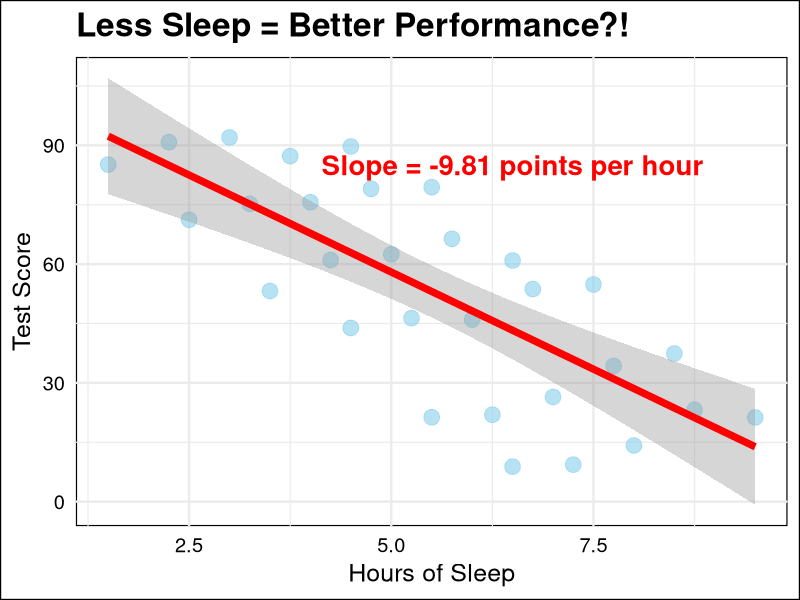
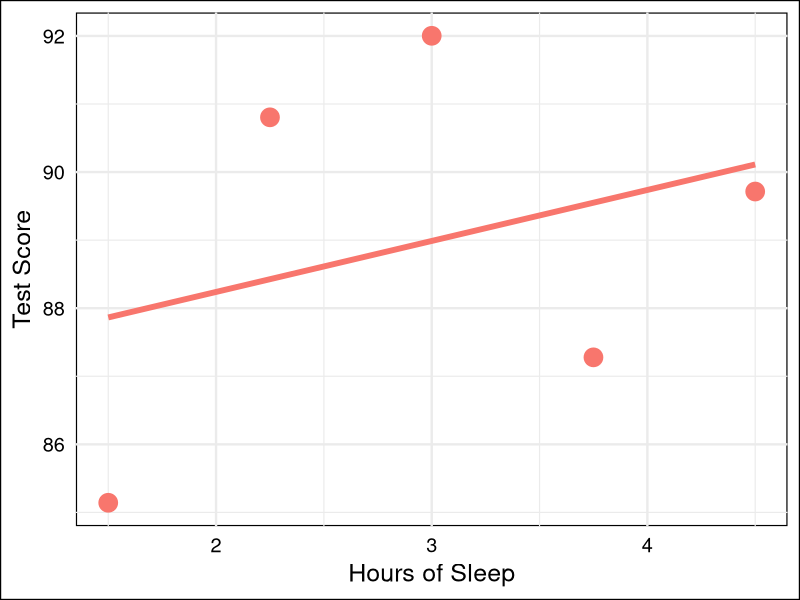
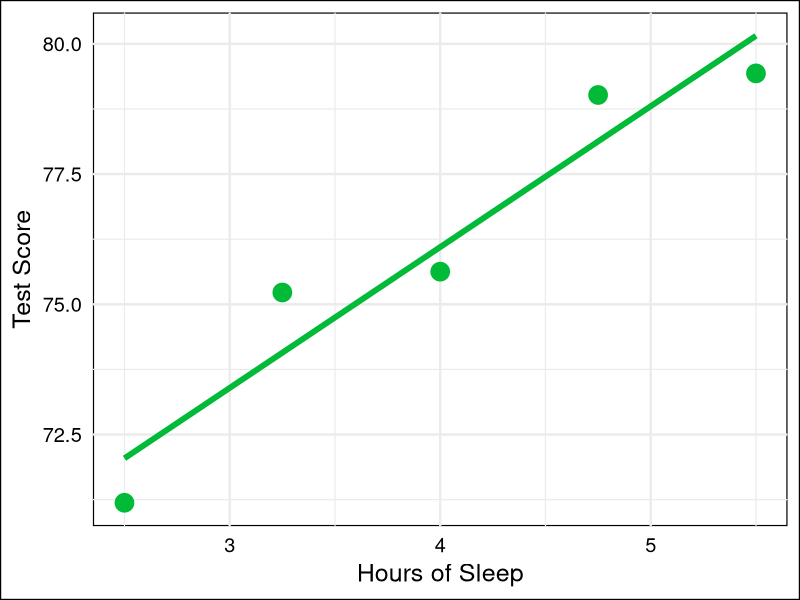
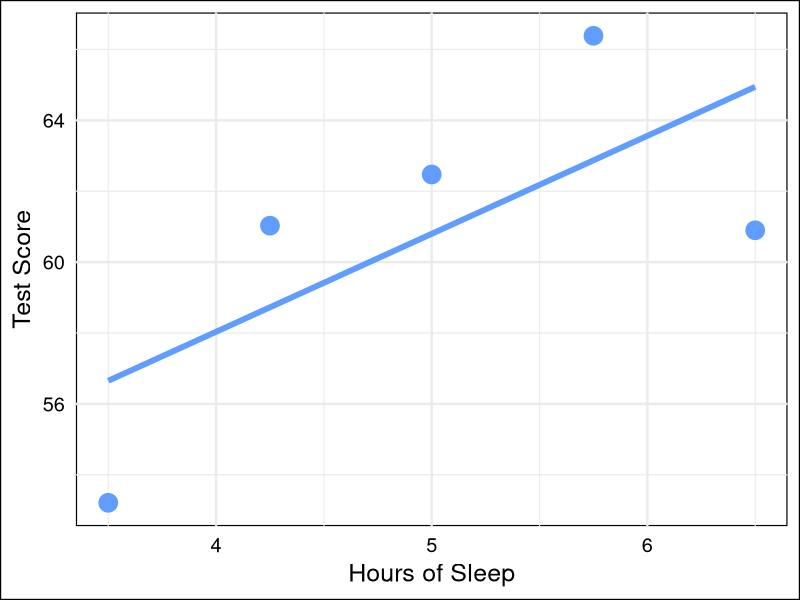
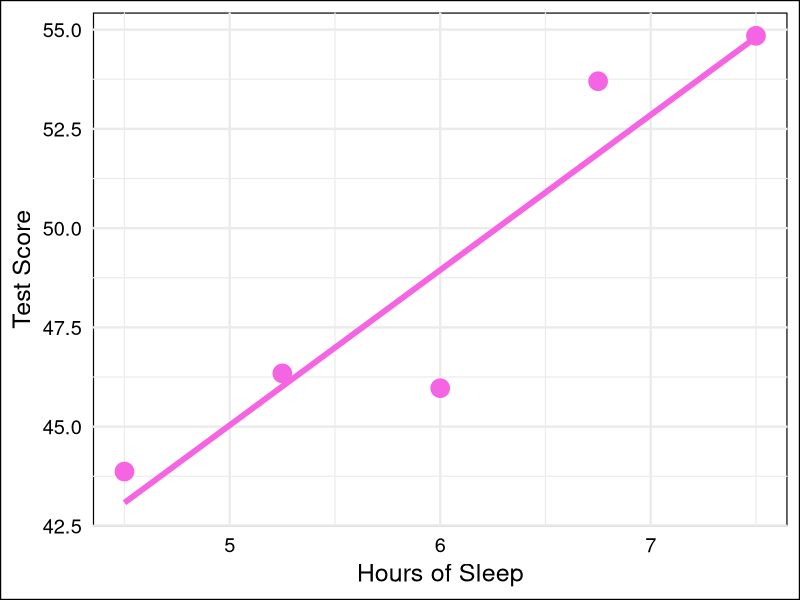
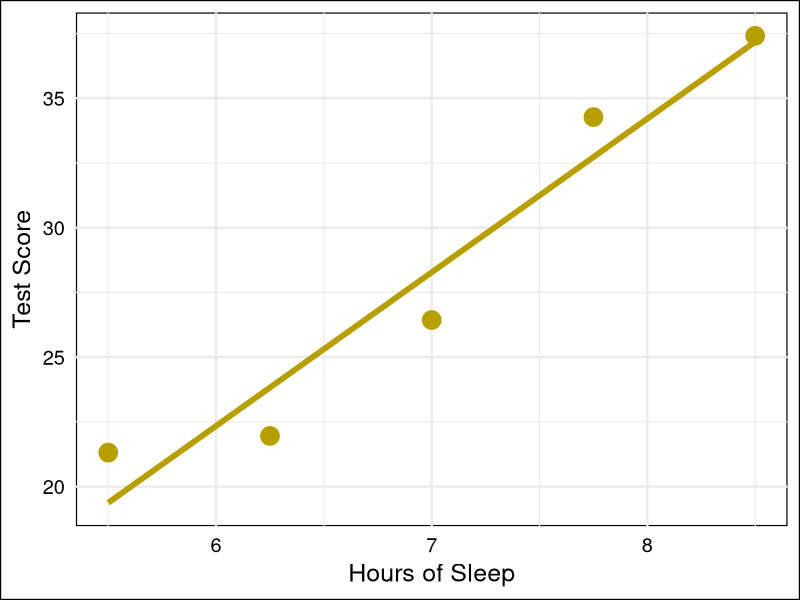
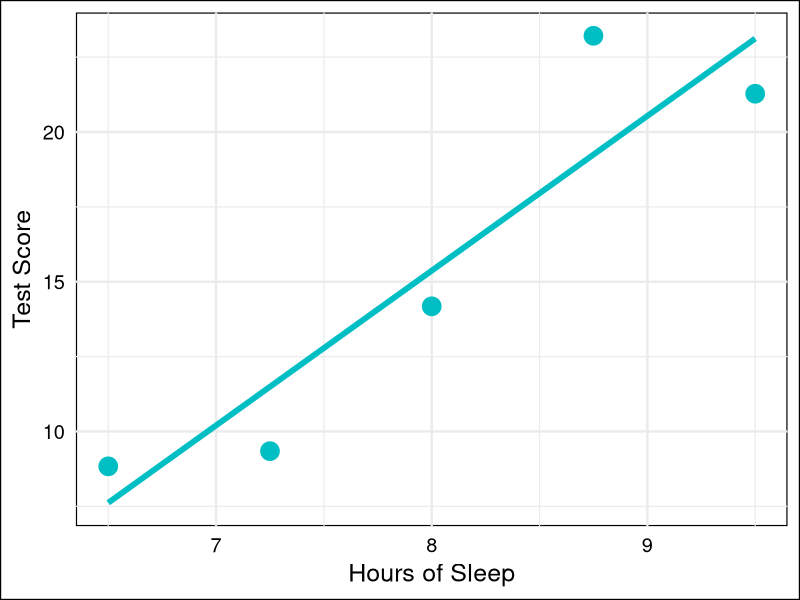
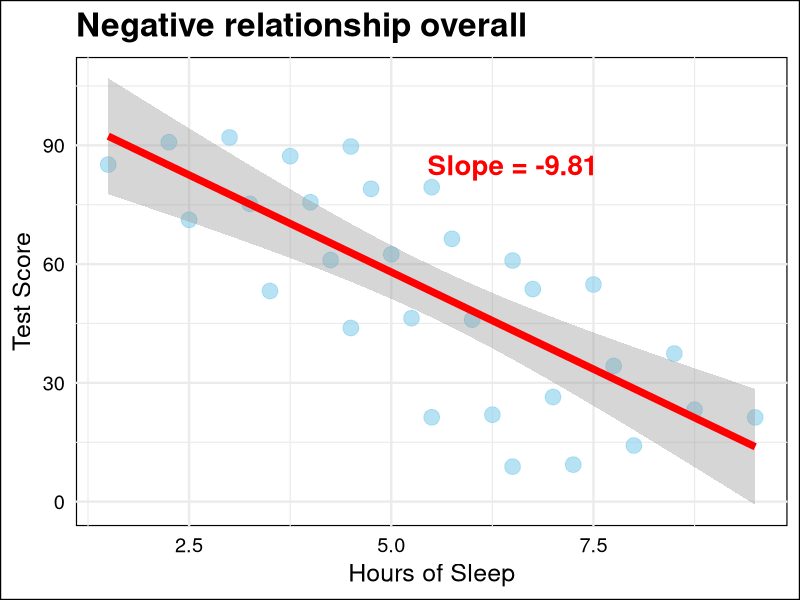

Here is the R script that generated these plots, in order:
## ---- chunk 1
#| echo: false
#| warning: false
#| message: false
library(ggplot2)
library(dplyr)
library(lme4)

set.seed(456)
n_students_sp <- 6

# Observational study design: We recruited students with different natural sleep patterns
# Then tracked them for 5 nights, recording their sleep and next-day test performance
# Each student's 5 nights cluster around their typical sleep amount

student_info <- data.frame(
  student_id = paste0("Student ", LETTERS[1:6]),
  baseline = c(90, 75, 60, 45, 30, 15),  # Larger baseline variation
  typical_sleep = c(3, 4, 5, 6, 7, 8),  # Student A naturally sleeps less, F sleeps more
  slope = c(1, 2, 3, 4, 5, 6)  # Larger slope variation (1 to 6 points per hour)
)

# Generate 5 measurements per student, varying around their typical sleep
data_simpson <- data.frame()
for (i in 1:nrow(student_info)) {
  student_data <- data.frame(
    student_id = student_info$student_id[i],
    student_num = i,
    # Each student measured at 5 nights: typical ± variation
    sleep_hours = student_info$typical_sleep[i] + c(-1.5, -0.75, 0, 0.75, 1.5),
    baseline = student_info$baseline[i],
    slope = student_info$slope[i]
  )
  # Score = baseline + benefit from sleep relative to their typical + noise
  student_data$score_simpson <- student_data$baseline +
    student_data$slope * (student_data$sleep_hours - student_info$typical_sleep[i]) +
    rnorm(5, 0, 2.5)
  data_simpson <- rbind(data_simpson, student_data)
}

model_aggregate <- lm(score_simpson ~ sleep_hours, data = data_simpson)
aggregate_slope <- coef(model_aggregate)[2]

ggplot(data_simpson, aes(x = sleep_hours, y = score_simpson)) +
  geom_point(size = 5, alpha = 0.6, color = "skyblue") +
  geom_smooth(method = "lm", se = TRUE, color = "red", linewidth = 2.5) +
  annotate("text", x = 6.5, y = 85, 
           label = paste0("Slope = ", round(aggregate_slope, 2), " points per hour"), 
           color = "red", size = 7, fontface = "bold") +
  labs(
    title = "Less Sleep = Better Performance?!",
    x = "Hours of Sleep", 
    y = "Test Score"
  ) +
  theme_minimal(base_size = 18) +
  theme(
    panel.background = element_rect(fill = "white"),
    plot.background = element_rect(fill = "white"),
    text = element_text(color = "black"),
    axis.text = element_text(color = "black"),
    plot.title = element_text(size = 24, face = "bold")
  )
## ---- chunk 2
#| echo: false
#| warning: false
student_data_A <- filter(data_simpson, student_id == "Student A")

ggplot(student_data_A, aes(x = sleep_hours, y = score_simpson)) +
  geom_point(size = 6, color = "#F8766D") +
  geom_smooth(method = "lm", se = FALSE, color = "#F8766D", linewidth = 2) +
  labs(x = "Hours of Sleep", y = "Test Score") +
  theme_minimal(base_size = 18) +
  theme(
    panel.background = element_rect(fill = "white"),
    plot.background = element_rect(fill = "white"),
    text = element_text(color = "black"),
    axis.text = element_text(color = "black")
  )
## ---- chunk 3
#| echo: false
#| warning: false
student_data_B <- filter(data_simpson, student_id == "Student B")

ggplot(student_data_B, aes(x = sleep_hours, y = score_simpson)) +
  geom_point(size = 6, color = "#00BA38") +
  geom_smooth(method = "lm", se = FALSE, color = "#00BA38", linewidth = 2) +
  labs(x = "Hours of Sleep", y = "Test Score") +
  theme_minimal(base_size = 18) +
  theme(
    panel.background = element_rect(fill = "white"),
    plot.background = element_rect(fill = "white"),
    text = element_text(color = "black"),
    axis.text = element_text(color = "black")
  )
## ---- chunk 4
#| echo: false
#| warning: false
student_data_C <- filter(data_simpson, student_id == "Student C")

ggplot(student_data_C, aes(x = sleep_hours, y = score_simpson)) +
  geom_point(size = 6, color = "#619CFF") +
  geom_smooth(method = "lm", se = FALSE, color = "#619CFF", linewidth = 2) +
  labs(x = "Hours of Sleep", y = "Test Score") +
  theme_minimal(base_size = 18) +
  theme(
    panel.background = element_rect(fill = "white"),
    plot.background = element_rect(fill = "white"),
    text = element_text(color = "black"),
    axis.text = element_text(color = "black")
  )
## ---- chunk 5
#| echo: false
#| warning: false
student_data_D <- filter(data_simpson, student_id == "Student D")

ggplot(student_data_D, aes(x = sleep_hours, y = score_simpson)) +
  geom_point(size = 6, color = "#F564E3") +
  geom_smooth(method = "lm", se = FALSE, color = "#F564E3", linewidth = 2) +
  labs(x = "Hours of Sleep", y = "Test Score") +
  theme_minimal(base_size = 18) +
  theme(
    panel.background = element_rect(fill = "white"),
    plot.background = element_rect(fill = "white"),
    text = element_text(color = "black"),
    axis.text = element_text(color = "black")
  )
## ---- chunk 6
#| echo: false
#| warning: false
student_data_E <- filter(data_simpson, student_id == "Student E")

ggplot(student_data_E, aes(x = sleep_hours, y = score_simpson)) +
  geom_point(size = 6, color = "#B79F00") +
  geom_smooth(method = "lm", se = FALSE, color = "#B79F00", linewidth = 2) +
  labs(x = "Hours of Sleep", y = "Test Score") +
  theme_minimal(base_size = 18) +
  theme(
    panel.background = element_rect(fill = "white"),
    plot.background = element_rect(fill = "white"),
    text = element_text(color = "black"),
    axis.text = element_text(color = "black")
  )
## ---- chunk 7
#| echo: false
#| warning: false
student_data_F <- filter(data_simpson, student_id == "Student F")

ggplot(student_data_F, aes(x = sleep_hours, y = score_simpson)) +
  geom_point(size = 6, color = "#00BFC4") +
  geom_smooth(method = "lm", se = FALSE, color = "#00BFC4", linewidth = 2) +
  labs(x = "Hours of Sleep", y = "Test Score") +
  theme_minimal(base_size = 18) +
  theme(
    panel.background = element_rect(fill = "white"),
    plot.background = element_rect(fill = "white"),
    text = element_text(color = "black"),
    axis.text = element_text(color = "black")
  )
## ---- chunk 8
#| echo: false
#| warning: false
ggplot(data_simpson, aes(x = sleep_hours, y = score_simpson)) +
  geom_point(size = 5, alpha = 0.6, color = "skyblue") +
  geom_smooth(method = "lm", se = TRUE, color = "red", linewidth = 2.5) +
  annotate("text", x = 6.5, y = 85, 
           label = paste0("Slope = ", round(aggregate_slope, 2)), 
           color = "red", size = 7, fontface = "bold") +
  labs(
    title = "Negative relationship overall",
    x = "Hours of Sleep", 
    y = "Test Score"
  ) +
  theme_minimal(base_size = 18) +
  theme(
    panel.background = element_rect(fill = "white"),
    plot.background = element_rect(fill = "white"),
    text = element_text(color = "black"),
    axis.text = element_text(color = "black"),
    plot.title = element_text(size = 24, face = "bold")
  )
## ---- chunk 9
#| echo: false
#| warning: false
ggplot(data_simpson, aes(x = sleep_hours, y = score_simpson, color = student_id)) +
  geom_point(size = 5, alpha = 0.7) +
  geom_smooth(aes(group = 1), method = "lm", se = TRUE, color = "red", linewidth = 2.5) +
  labs(
    title = "Same data, now colored by student",
    x = "Hours of Sleep", 
    y = "Test Score",
  ) +
  theme_minimal(base_size = 18) +
  theme(
    panel.background = element_rect(fill = "white"),
    plot.background = element_rect(fill = "white"),
    text = element_text(color = "black"),
    axis.text = element_text(color = "black"),
    legend.position = "none",
    plot.title = element_text(size = 20, face = "bold")
  )
## ---- chunk 10
#| echo: false
#| warning: false
ggplot(data_simpson, aes(x = sleep_hours, y = score_simpson, color = student_id, group = student_id)) +
  geom_point(size = 5, alpha = 0.7) +
  geom_line(linewidth = 1.5, alpha = 0.8) +
  geom_smooth(aes(group = 1), method = "lm", se = TRUE, color = "red", linewidth = 2.5) +
  labs(
    title = "Each student has a positive slope!",
    x = "Hours of Sleep", 
    y = "Test Score",
  ) +
  theme_minimal(base_size = 18) +
  theme(
    panel.background = element_rect(fill = "white"),
    plot.background = element_rect(fill = "white"),
    text = element_text(color = "black"),
    axis.text = element_text(color = "black"),
    legend.position = "none",
    plot.title = element_text(size = 20, face = "bold")
  )
## ---- chunk 11
#| echo: false
#| warning: false
# Fit random intercept only model to our data
model_intercept <- lmer(score_simpson ~ sleep_hours + (1 | student_id), data = data_simpson)
# Get predictions with common slope
pred_intercept <- data_simpson %>%
  mutate(fitted = predict(model_intercept, re.form = NA) + ranef(model_intercept)$student_id[student_num, 1])

ggplot(data_simpson, aes(x = sleep_hours, y = score_simpson, color = student_id, group = student_id)) +
  geom_point(size = 5, alpha = 0.7) +
  geom_line(data = pred_intercept, aes(y = fitted), linewidth = 1.5, alpha = 0.8) +
  labs(
    title = "Parallel Lines: Different baselines, same slope for all",
    x = "Hours of Sleep",
    y = "Test Score",
  ) +
  theme_minimal(base_size = 18) +
  theme(
    panel.background = element_rect(fill = "white"),
    plot.background = element_rect(fill = "white"),
    text = element_text(color = "black"),
    axis.text = element_text(color = "black"),
    legend.position = "none",
    plot.title = element_text(size = 18, face = "bold")
  )
## ---- chunk 12
#| echo: false
#| warning: false
# Fit random slope only model (no random intercepts)
model_slope <- lmer(score_simpson ~ sleep_hours + (0 + sleep_hours | student_id), data = data_simpson)
# Get predictions with individual slopes but common intercept
pred_slope <- data_simpson %>%
  mutate(fitted = predict(model_slope))

ggplot(data_simpson, aes(x = sleep_hours, y = score_simpson, color = student_id, group = student_id)) +
  geom_point(size = 5, alpha = 0.7) +
  geom_line(data = pred_slope, aes(y = fitted), linewidth = 1.5, alpha = 0.8) +
  labs(
    title = "Crossing Lines: Same baseline, different slopes",
    x = "Hours of Sleep",
    y = "Test Score",
  ) +
  theme_minimal(base_size = 18) +
  theme(
    panel.background = element_rect(fill = "white"),
    plot.background = element_rect(fill = "white"),
    text = element_text(color = "black"),
    axis.text = element_text(color = "black"),
    legend.position = "none",
    plot.title = element_text(size = 18, face = "bold")
  )
## ---- chunk 13
#| echo: false
#| warning: false
# Fit full random slopes and intercepts model
model_full <- lmer(score_simpson ~ sleep_hours + (sleep_hours | student_id), data = data_simpson)
# Get predictions with individual slopes and intercepts
pred_full <- data_simpson %>%
  mutate(fitted = predict(model_full))

ggplot(data_simpson, aes(x = sleep_hours, y = score_simpson, color = student_id, group = student_id)) +
  geom_point(size = 5, alpha = 0.7) +
  geom_line(data = pred_full, aes(y = fitted), linewidth = 1.5, alpha = 0.8) +
  labs(
    title = "Non-parallel Lines: Different baselines AND different slopes",
    x = "Hours of Sleep",
    y = "Test Score",
  ) +
  theme_minimal(base_size = 18) +
  theme(
    panel.background = element_rect(fill = "white"),
    plot.background = element_rect(fill = "white"),
    text = element_text(color = "black"),
    axis.text = element_text(color = "black"),
    legend.position = "none",
    plot.title = element_text(size = 18, face = "bold")
  )
## ---- chunk 14
#| echo: false
#| warning: false
# Show the raw data with individual regression lines
ggplot(data_simpson, aes(x = sleep_hours, y = score_simpson, color = student_id, group = student_id)) +
  geom_point(size = 5, alpha = 0.7) +
  geom_smooth(method = "lm", se = FALSE, linewidth = 1.5, alpha = 0.6) +
  annotate("text", x = 3, y = 85, label = "Different baselines\n(intercepts vary)",
           color = "darkblue", size = 6, fontface = "bold") +
  annotate("text", x = 7, y = 40, label = "Different responses\n(slopes vary)",
           color = "darkred", size = 6, fontface = "bold") +
  labs(
    title = "Reality: Students differ in BOTH baseline AND sleep sensitivity",
    x = "Hours of Sleep",
    y = "Test Score",
  ) +
  theme_minimal(base_size = 18) +
  theme(
    panel.background = element_rect(fill = "white"),
    plot.background = element_rect(fill = "white"),
    text = element_text(color = "black"),
    axis.text = element_text(color = "black"),
    legend.position = "none",
    plot.title = element_text(size = 18, face = "bold")
  )
## ---- chunk 15
#| echo: false
#| warning: false
model_aggregate_show <- lm(score_simpson ~ sleep_hours, data = data_simpson)
between_slope <- coef(model_aggregate_show)[2]

ggplot(data_simpson, aes(x = sleep_hours, y = score_simpson)) +
  geom_point(size = 5, alpha = 0.6, color = "skyblue") +
  geom_smooth(method = "lm", se = TRUE, color = "red", linewidth = 2.5) +
  annotate("text", x = 6.5, y = 85, 
           label = paste0("Between-person effect = ", round(between_slope, 2)), 
           color = "red", size = 6, fontface = "bold") +
  labs(x = "Hours of Sleep", y = "Test Score") +
  theme_minimal(base_size = 18) +
  theme(
    panel.background = element_rect(fill = "white"),
    plot.background = element_rect(fill = "white"),
    text = element_text(color = "black"),
    axis.text = element_text(color = "black")
  )
## ---- chunk 16
#| echo: false
#| warning: false
#| fig-height: 6
library(patchwork)

plots <- list()
students <- unique(data_simpson$student_id)
colors <- c("#F8766D", "#00BA38", "#619CFF", "#F564E3", "#B79F00", "#00BFC4")

for(i in 1:6) {
  student_data <- filter(data_simpson, student_id == students[i])

  plots[[i]] <- ggplot(student_data, aes(x = sleep_hours, y = score_simpson)) +
    geom_point(size = 4, color = colors[i]) +
    geom_smooth(method = "lm", se = FALSE, color = colors[i], linewidth = 1.5) +
    labs(title = students[i], x = NULL, y = NULL) +
    theme_minimal(base_size = 12) +
    theme(
      panel.background = element_rect(fill = "white"),
      plot.background = element_rect(fill = "white"),
      text = element_text(color = "black"),
      axis.text = element_text(color = "black"),
      plot.title = element_text(size = 14, face = "bold", hjust = 0.5)
    )
}

(plots[[1]] | plots[[2]] | plots[[3]]) / (plots[[4]] | plots[[5]] | plots[[6]])
## ---- chunk 17
#| echo: false
#| warning: false
# Fit the full hierarchical model to get the average within-person effect
model_final <- lmer(score_simpson ~ sleep_hours + (sleep_hours | student_id), data = data_simpson)
fixed_effect <- fixef(model_final)[2]

# Create a line representing the fixed effect (average within-person slope)
# using the intercept and slope from the hierarchical model
fixed_intercept <- fixef(model_final)[1]
fixed_slope <- fixef(model_final)[2]
avg_line <- data.frame(
  sleep_hours = seq(min(data_simpson$sleep_hours), max(data_simpson$sleep_hours), length.out = 100),
  fitted = fixed_intercept + fixed_slope * seq(min(data_simpson$sleep_hours), max(data_simpson$sleep_hours), length.out = 100)
)

ggplot(data_simpson, aes(x = sleep_hours, y = score_simpson, color = student_id, group = student_id)) +
  geom_point(size = 5, alpha = 0.7) +
  geom_line(linewidth = 1.5, alpha = 0.6) +
  geom_line(data = avg_line, aes(x = sleep_hours, y = fitted, group = 1),
            color = "black", linewidth = 3, linetype = "dashed", inherit.aes = FALSE) +
  annotate("text", x = 6.5, y = 82,
           label = "Average within-person effect",
           color = "black", size = 7, fontface = "bold") +
  annotate("text", x = 6.5, y = 75,
           label = paste0("+", round(fixed_effect, 2), " points per hour"),
           color = "darkgreen", size = 7, fontface = "bold") +
  labs(
    title = "The dashed line = Population average of individual slopes",
    x = "Hours of Sleep",
    y = "Test Score",
  ) +
  theme_minimal(base_size = 18) +
  theme(
    panel.background = element_rect(fill = "white"),
    plot.background = element_rect(fill = "white"),
    text = element_text(color = "black"),
    axis.text = element_text(color = "black"),
    legend.position = "none",
    plot.title = element_text(size = 18, face = "bold")
  )
